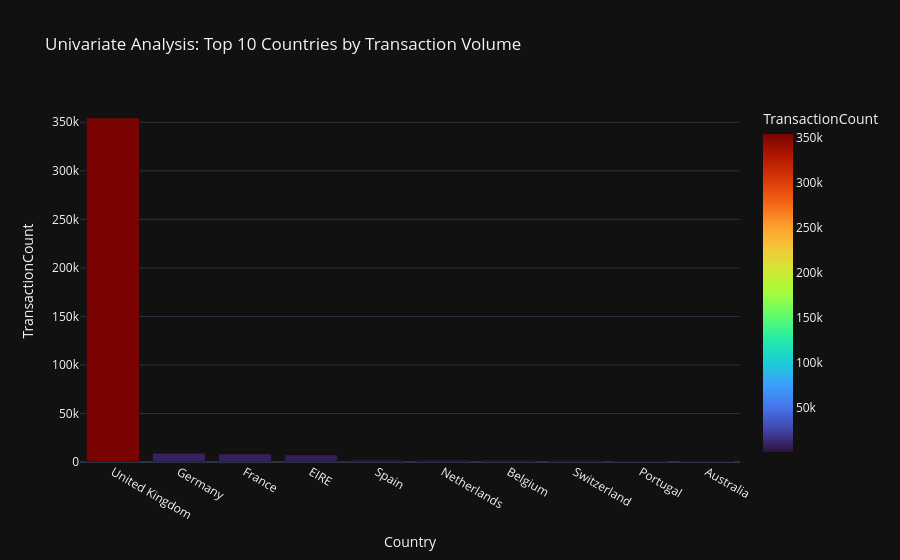

Source (notebook cell):
### Code cell
# 4. Top 10 Countries by Transaction Count
country_counts = df_sales['Country'].value_counts().head(10).reset_index()
country_counts.columns = ['Country', 'TransactionCount']
fig_country = px.bar(
    country_counts, 
    x='Country', 
    y='TransactionCount',
    title='Univariate Analysis: Top 10 Countries by Transaction Volume',
    color='TransactionCount',
    color_continuous_scale='Turbo'
)
fig_country.show()

### Figure 1 — Plotly figure (JSON) as saved in the notebook; plotly's stock layout.template omitted (floating-point values rounded to 4 significant figures)
{"data": [{"hovertemplate": "Country=%{x}<br>TransactionCount=%{marker.color}<extra></extra>", "legendgroup": "", "marker": {"color": [354321, 9040, 8341, 7236, 2484, 2359, 2031, 1841, 1462, 1182], "coloraxis": "coloraxis", "pattern": {"shape": ""}}, "name": "", "orientation": "v", "showlegend": false, "textposition": "auto", "type": "bar", "x": ["United Kingdom", "Germany", "France", "EIRE", "Spain", "Netherlands", "Belgium", "Switzerland", "Portugal", "Australia"], "xaxis": "x", "y": [354321, 9040, 8341, 7236, 2484, 2359, 2031, 1841, 1462, 1182], "yaxis": "y"}], "layout": {"barmode": "relative", "coloraxis": {"autocolorscale": false, "colorbar": {"title": {"text": "TransactionCount"}}, "colorscale": [[0, "#30123b"], [0.07143, "#4145ab"], [0.1429, "#4675ed"], [0.2143, "#39a2fc"], [0.2857, "#1bcfd4"], [0.3571, "#24eca6"], [0.4286, "#61fc6c"], [0.5, "#a4fc3b"], [0.5714, "#d1e834"], [0.6429, "#f3c63a"], [0.7143, "#fe9b2d"], [0.7857, "#f36315"], [0.8571, "#d93806"], [0.9286, "#b11901"], [1, "#7a0402"]]}, "legend": {"tracegroupgap": 0}, "title": {"text": "Univariate Analysis: Top 10 Countries by Transaction Volume"}, "xaxis": {"anchor": "y", "domain": [0, 1], "title": {"text": "Country"}}, "yaxis": {"anchor": "x", "domain": [0, 1], "title": {"text": "TransactionCount"}}}}
